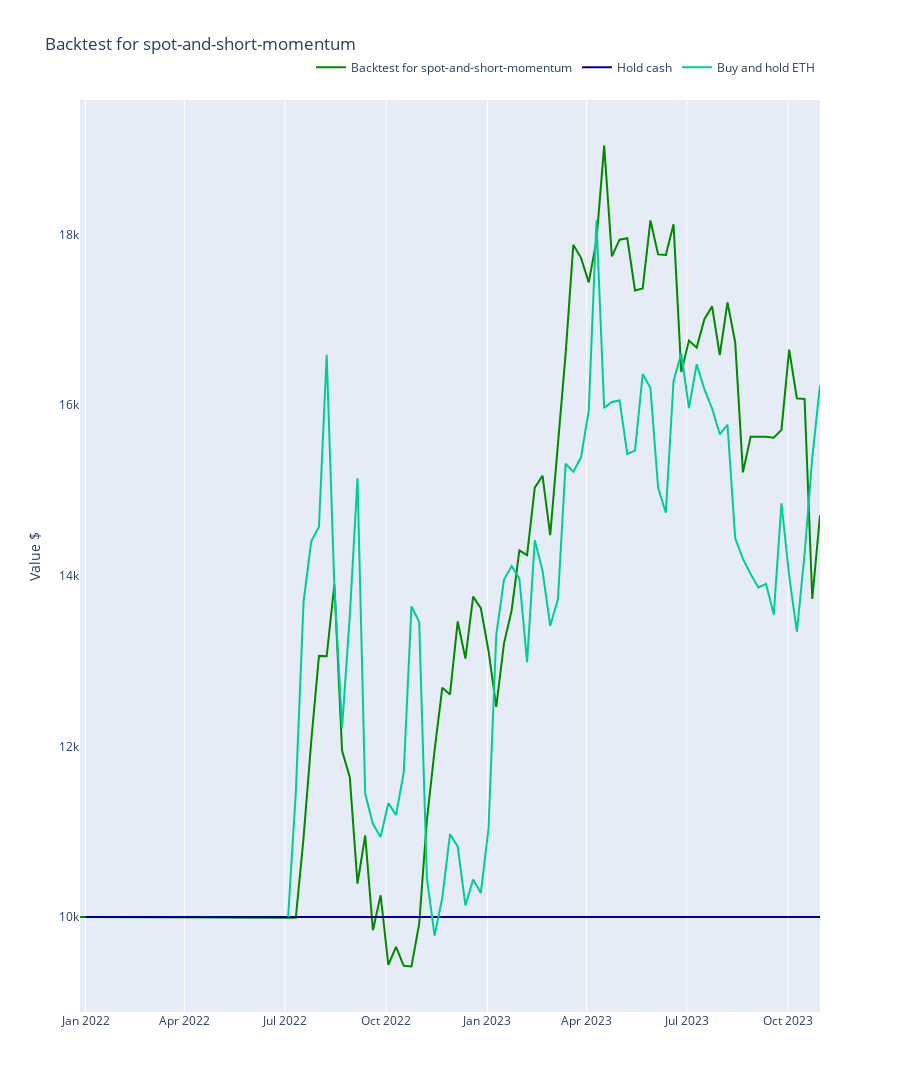

The notebook cell this image was saved under:
### Markdown cell above
## Benchmarking the strategy performance

Here we benchmark the strategy performance against some baseline scenarios.

- Buy and hold ETH
- Buy and hold US Dollar (do nothing)

### Code cell
from tradingstrategy.chain import ChainId
from tradeexecutor.visual.benchmark import visualise_benchmark

data_univese = strategy_universe.data_universe

eth_usd = universe.get_pair_by_human_description((ChainId.polygon, "uniswap-v3", "WETH", "USDC"))
eth_candles = data_univese.candles.get_candles_by_pair(eth_usd.internal_id)
eth_price = eth_candles["close"]

fig = visualise_benchmark(
    state.name,
    portfolio_statistics=state.stats.portfolio,
    all_cash=state.portfolio.get_initial_deposit(),
    buy_and_hold_asset_name="ETH",
    buy_and_hold_price_series=eth_price,
    start_at=universe_options.start_at,
    end_at=universe_options.end_at,
)

fig.show()
